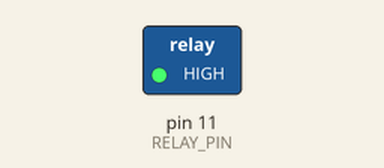
Bench run of a sketch on a simulated Arduino Uno, built with avr-gcc and run on an emulated ATmega328P. Shown: switched loads named in the sketch (green lamp = pin HIGH). Dashed ring = blinking. What the sketch prints to the serial monitor is not drawn.

Above: at 0.5 s.
Timing chart, 0 to 5.0 s (numbered marks = the images above):
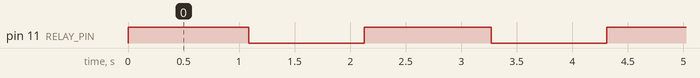

Measured:
- by itself, pin 11 (RELAY_PIN): alternates HIGH for 1.1 s and LOW for 1.0 s

The sketch:

relay_laser_test.ino
```cpp
#define RELAY_PIN 11

void setup() {
  // put your setup code here, to run once:
  Serial.begin(9600);
  pinMode(RELAY_PIN, OUTPUT);
}

int c = 0;
bool relayOn = true;

void loop() {
  // put your main code here, to run repeatedly:
  if (c % 100 == 0) {
    digitalWrite(RELAY_PIN, relayOn ? HIGH : LOW);
    relayOn = !relayOn;
  }

  char serialStr[128];
  sprintf(serialStr, "Relay %s", relayOn ? "on" : "off");
  Serial.println(serialStr);

  c++;
  delay(10);
}
```
